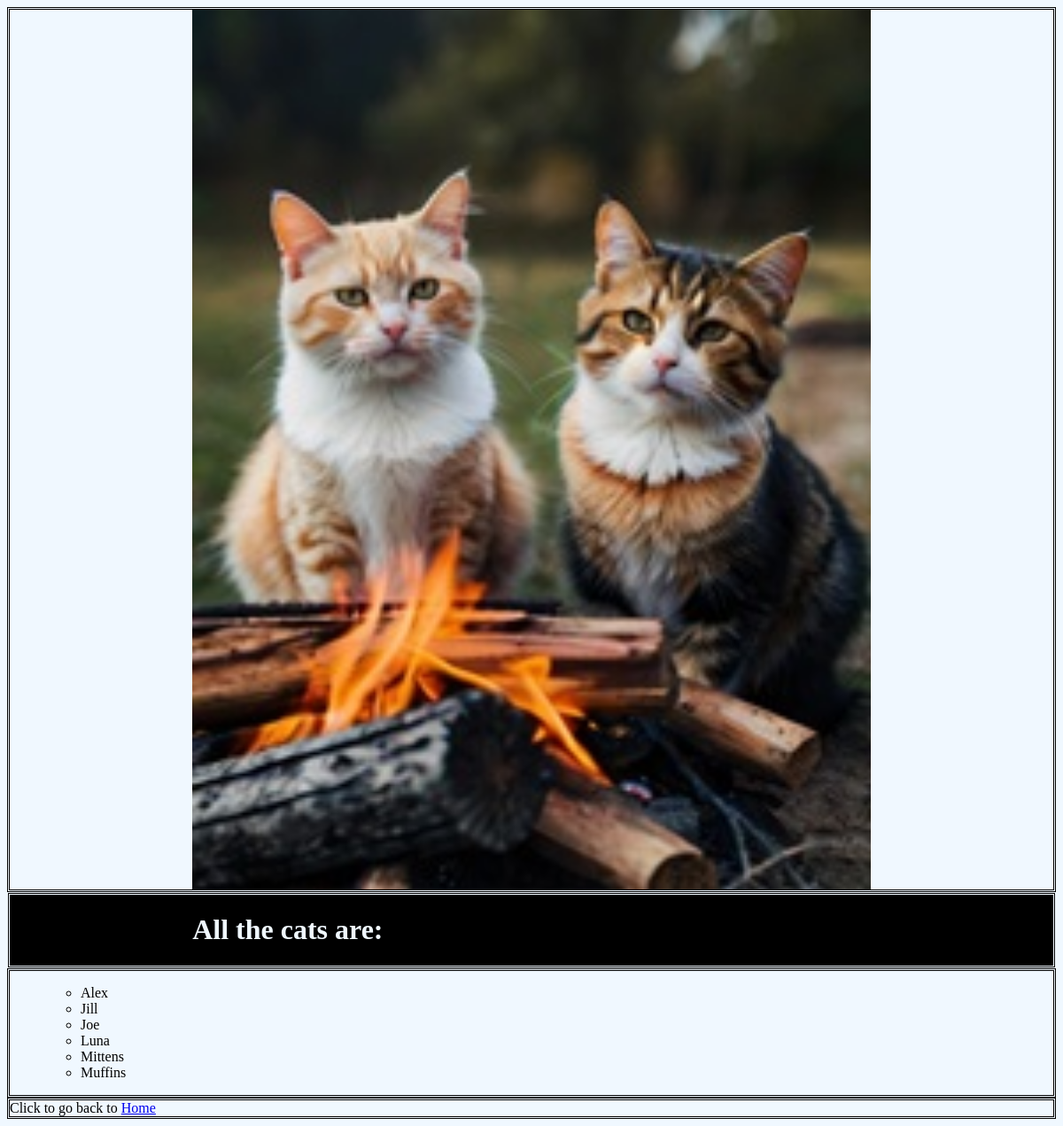
Before: /cats/about/ with the older database file.
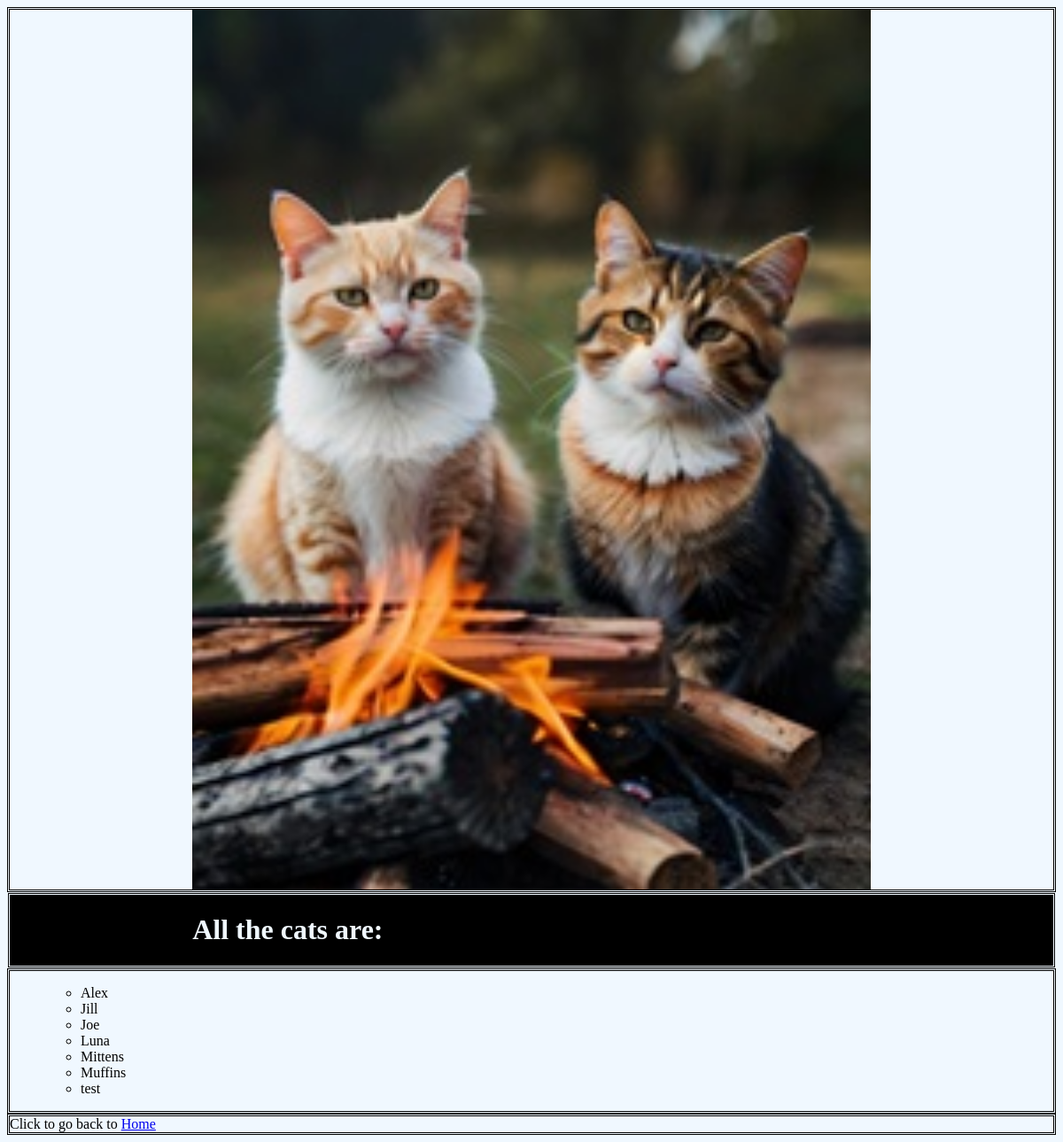
After: the same page with the newer database file.
### cats/models.py (models this page shows)
class Cat(models.Model):
	owner = models.ForeignKey(Student, on_delete=models.CASCADE)
	name = models.CharField(max_length=128)
	def __str__(self):
		return self.name

### cats/views.py (the view)
# urls.py: path('about/', views.about, name='about'),
def about(request):
    cats_list = Cat.objects.order_by('name')
    context_dict = {}
    context_dict['cats'] = cats_list
    return render(request, 'cats/about.html', context=context_dict)

### templates/cats/about.html (shortened to what this page needs)
<!DOCTYPE html>
{% load static %}
<html>
	<head>
		<link rel="stylesheet" href="{% static "css/base.css" %}" />
	</head>
	<body>
		<div>
        <img src="{% static 'images/cats_with_fire.jpg'%}" alt="Picture of a cat" class="center"/>
		</div>
		<div class="invert">
		<h1 class="center">All the cats are: </h1>
		</div>
		<div>
        {% if cats %}
            <ul>
                {% for cat in cats %}
                    <ul>
                    <li>{{ cat }}</li>
                    </ul>
                {% endfor %}
            </ul>
		{% endif %}
        </div>
		<div>
			Click to go back to <a href="/cats/">Home</a><br />
		</div>
	</body>
</html>

Changed rows visible on the page:
added Cat: name "test"
